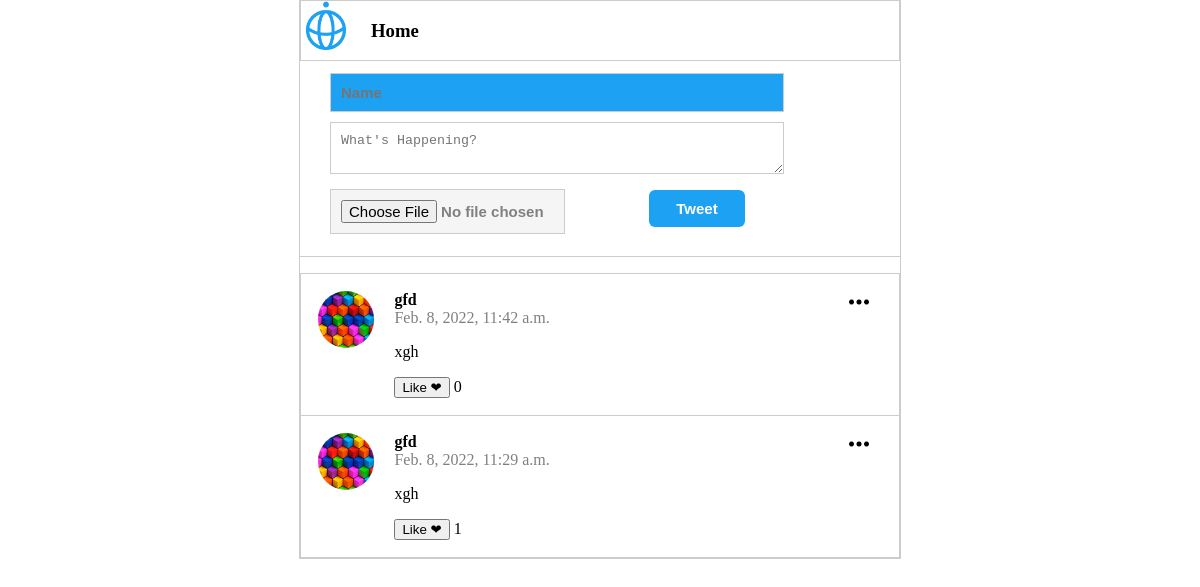
Before: / with the older database file.
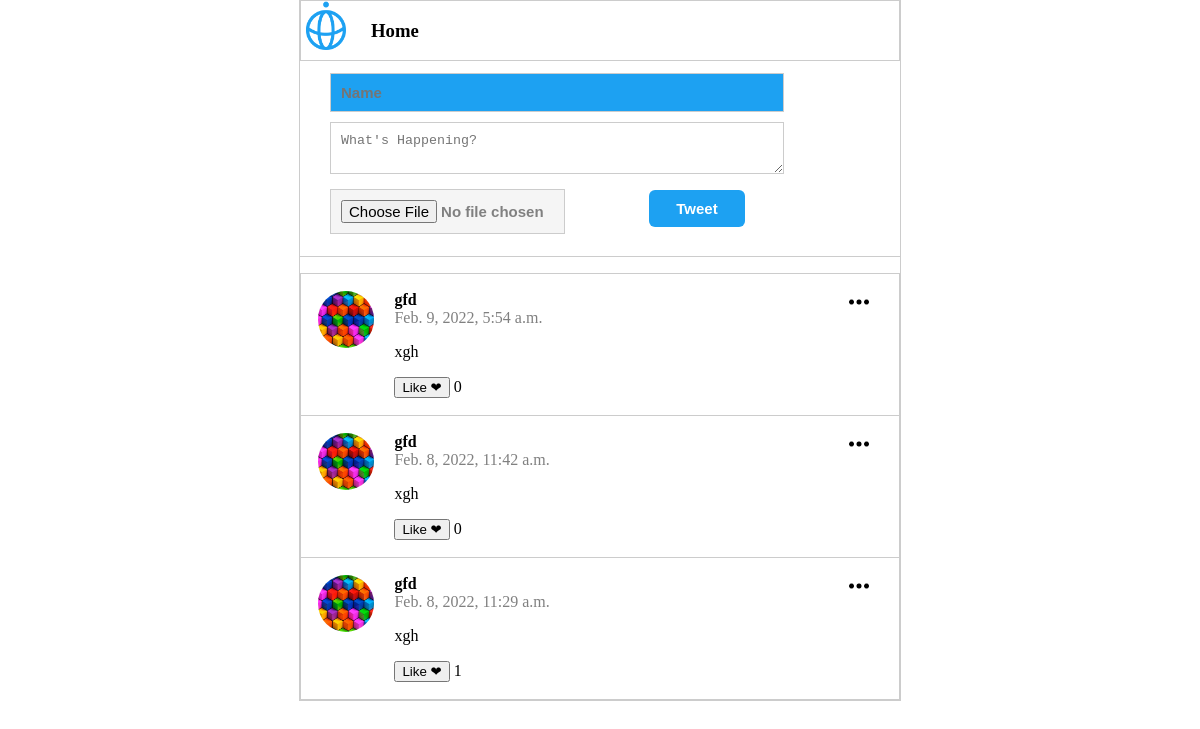
After: the same page with the newer database file.
### posts/models.py (models this page shows, shortened)
class Post(models.Model):
    class Meta(object):
        db_table = 'post'
    name = models.CharField(
        'Name', blank=False, null=False, max_length=100, db_index=True, default='Anonymous'
    )
    body = models.CharField(
        'Body', blank=True, null=True, max_length=1400, db_index=True
    )
    created_at = models.DateTimeField(
        'Created DateTime', blank=True, auto_now_add=True
    )
    likes = models.PositiveIntegerField(
        'like', default=0, db_index=True, blank=True
    )
    image = CloudinaryField('image', blank= True, db_index=True)

### posts/views.py (the view, shortened to what this page needs)
# urls.py: path('', views.index, name='index'),
def index(request):
    posts = Post.objects.all().order_by("-created_at")
    return render(request,'posts.html',{'posts':posts})

### templates/posts.html (shortened to what this page needs)
{% extends "base.html" %} {% block content %} {% load static %}
<section class="content">
  <section class="heading">
  <img src="/static/img/twitterblue .svg" class="logo" />
  <h1>Home</h1>
</section>
  <section class="post_form">
    <form action="/" method="POST" enctype="multipart/form-data">
        <input type="text" name= "name" placeholder="Name">
         <textarea name="body" placeholder="What's Happening?" required></textarea>
        <input type="file" id="myFile" name="image"/>
        <input id='tweet' type="submit" value="Tweet"/>
      </form>
  </section>
  <section class="posts">
    <ul>
      {% for post in posts %}
      <li>
        <img class="icon" src="/static/img/sample-icon.jpeg">
        <img class="menu_icon js-menu-icon" src='{% static "img/menu.png" %}' />
        <div class="name_body">
          <div class="name">{{ post.name }}</div>
          <div class="datetime">{{post.created_at}}</div>
        <p>{{post.body}}</p>
        <form action="{% url 'like_post' post.pk %}" method="POST">
            <button
              id="like"
              type="submit"
              name="post_id"
              value="{{ post.id }}"
              href="post_id"
            >
              Like <span>&#x2764;</span>
            </button>
            {{ post.likes }}
          </form>
         </div>
      </li>
      {% endfor %}
    </ul>
  </section>
</section>
{% endblock %}

### templates/base.html (shortened to what this page needs)
<!DOCTYPE html>
<html lang="en">
  <head>
    {% load static %}
    <link href="{% static 'css/style.css' %}" rel="stylesheet" />
  </head>
  <body>
    {% block content %} {{content}} {% endblock %}
  </body>
</html>

### static/css/style.css (style rules this page uses)
html, body { margin: 0%; padding: 0%; }
.heading { display: flex; position: relative; border: 1px solid #ccc; }
input#tweet { margin-top: 1%; width: 8%; margin-left: 7%; border-radius: 6px; position: absolute; border: 0; }
input#myFile { background-color: whitesmoke; color: grey; width: 213px; margin-top: 2%; }
input#myFile { width: 213px; }
img.icon { border-radius: 50%; width: 10%; height: 2%; }
.content { max-width: 600px; height: 100%; margin: 0 auto; border-left: 1px solid #ccc; border-right: 1px solid #ccc; }
img.logo { top: 0%; left: 0%; }
h1 { top: 8%; left: 5%; }
.post_form { padding: 2% 5%; border-bottom: 1px solid #ccc; }
.post_form input { width: 80%; margin-bottom: 10px; padding: 10px; border: 1px solid #ccc; background-color: rgb(29, 161, 242); color: white; font-size: 15px; font-weight: bold; }
.post_form textarea { width: 80%; padding: 10px; border: 1px solid #ccc; }
.posts ul { padding: 0; border: 1px solid #ccc; }
.posts li { display: flex; border-bottom: 1px solid #ccc; padding: 17px; list-style: none; position: relative; }
.posts li .menu_icon { width: 20px; position: absolute; right: 30px; top: 18px; }
.posts li .name_body { flex-basis: 85%; }
.posts li .name_body .name { font-weight: bold; }
.posts li .name_body .datetime { color: gray; }
.logo { height: 50px; margin-right: 20px; border-radius: 50%; }

Changed rows visible on the page:
added Post: name "gfd", created_at "Feb. 9, 2022, 5:54 a.m.", body "xgh", {{ post.id }} 3 (drawn), likes "0"
